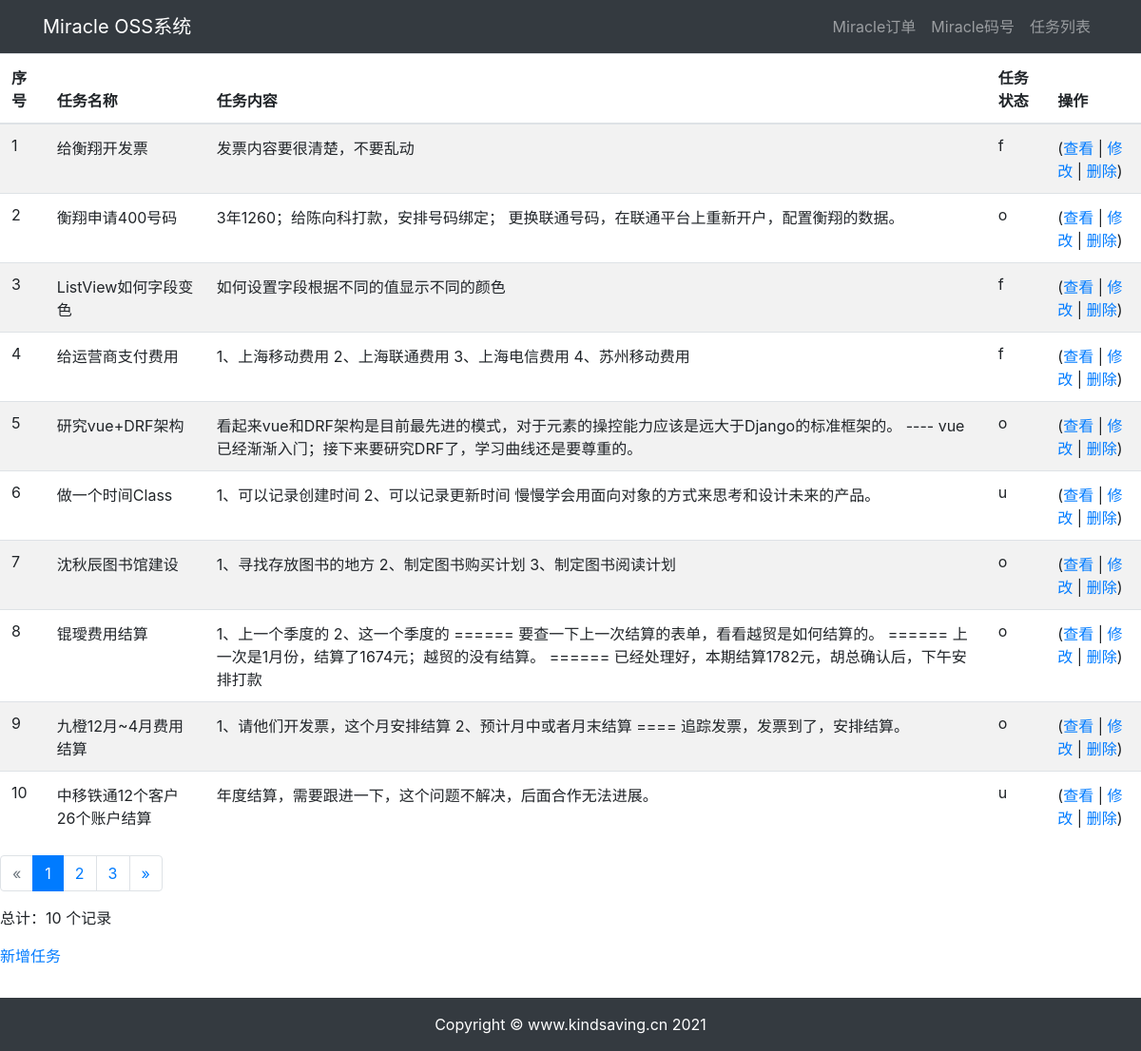
The page /tasks/ on the database as committed earlier.
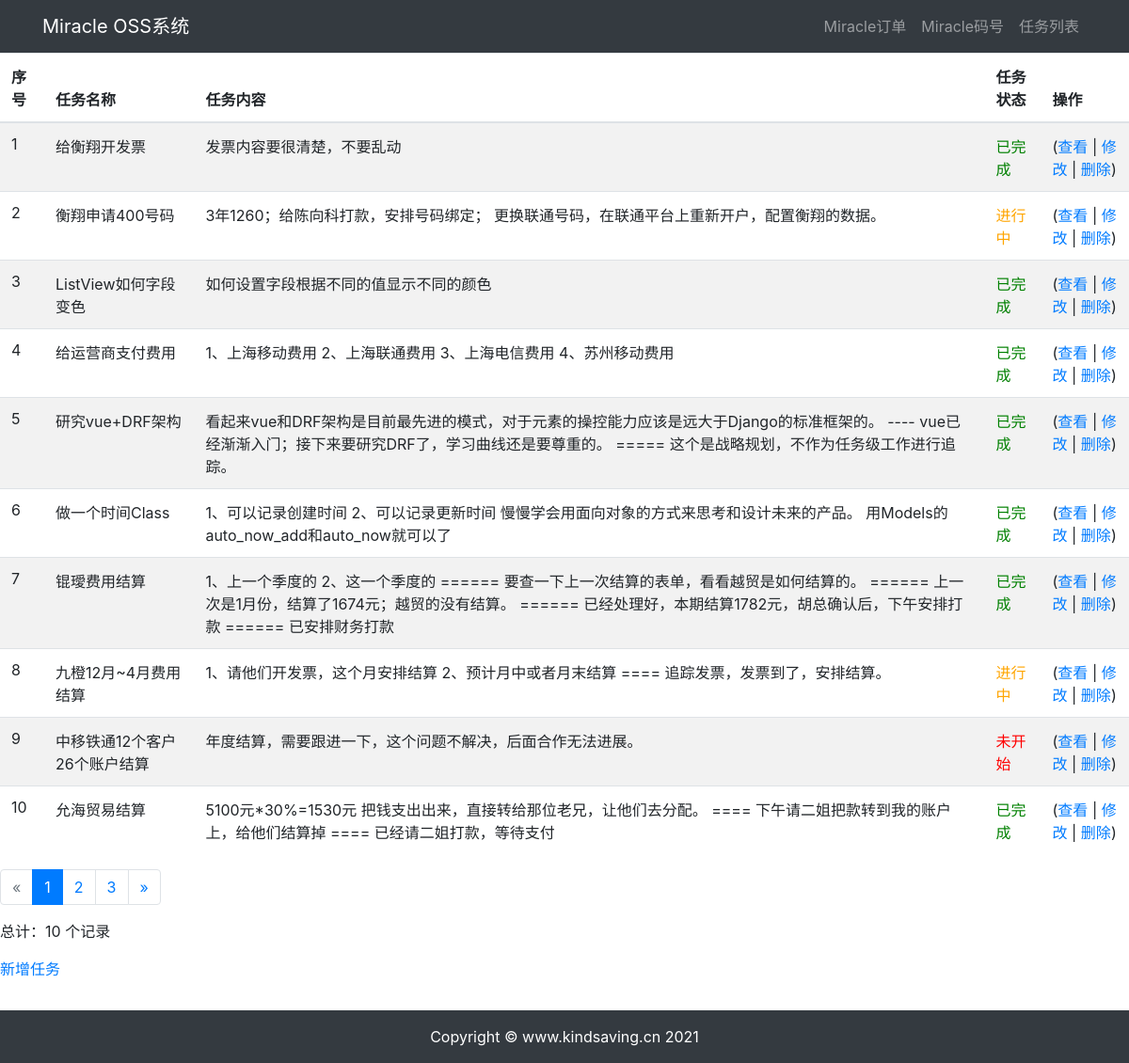
The same page on the database as committed later.
### tasks/models.py (models this page shows)
class Task(models.Model):
    tasktype = models.CharField(verbose_name='任务类型', default='账务管理', max_length=8, choices=Tasktype.choices)
    name = models.CharField(verbose_name="任务名称", max_length=65, unique=True)
    content = models.TextField(verbose_name="任务内容", default=" ")
    status = models.CharField(verbose_name="状态", max_length=8, choices=Status.choices)
    createdtime = models.DateTimeField(auto_now_add=True)
    updatedtime = models.DateTimeField(auto_now=True)
    def short_content(self):
        if len(str(self.content)) > 60:
            return '{}...'.format(str(self.content)[0:60])
        else:
            return str(self.content)
    short_content.short_description = u"内容"
    def colored_status(self):
        if self.status == '已完成':
            color_code = 'green'
        elif self.status == '进行中':
            color_code = 'orange'
        else:
            color_code = 'red'
        return format_html(
            '<span style="color: {};">{}</span>',
            color_code,
            self.status,
        )
    colored_status.short_description = u"状态"
    class Meta:
        verbose_name_plural = 'Miracle任务'

### tasks/views.py (the view)
# urls.py: path('', views.TaskListView.as_view(), name='task_list'),
class TaskListView(ListView):
    model = Task
    context_object_name = 'tasks'
    paginate_by = 10

### tasks/templates/tasks/task_list.html (shortened to what this page needs)
{% extends "base.html" %}
{% block content %}
{% load widget_tweaks %}
<table class="table table-striped">
    <thead>
        <tr>
            <th>序号</th>
            <th>任务名称</th>
            <th>任务内容</th>
            <th data-formatter="displaycolor"><span>任务状态</span></th>
            <th>操作</th>
        </tr>
    </thead>
    <tbody>
{% for task in tasks %}
        <tr>
            <td>
{{ forloop.counter }}
            </td>
            <td>
{{ task.name }}
            </td>
            <td>
{{ task.content }}
            </td>
            {% if task.get_status_display == "未开始" %}
            <td style="color: red">
            {%elif task.get_status_display == "进行中" %}
            <td style="color: orange">
            {%elif task.get_status_display == "已完成" %}
            <td style="color: green">
            {% else %}
            <td>
            {%endif%}
                <span>{{ task.get_status_display }}</span>
            </td>
            <td>
         (<a href="{% url 'tasks:task_detail' task.id %}">查看</a> | <a href="{% url 'tasks:task_update' task.id %}">修改</a> |
         <a href="{% url 'tasks:task_delete' task.id %}">删除</a>)
            </td>
{% endfor %}
        </tr>
    </tbody>
</table>
{% if is_paginated %}
     <ul class="pagination">
{% if page_obj.has_previous %}
         <li class="page-item"><a class="page-link" href="?page={{page_obj.previous_page_number}}">&laquo;</a></li>
{% else %}
         <li class="page-item disabled"><span class="page-link">&laquo;</span></li>
{% endif %}
         {% for i in paginator.page_range %}
         {% if page_obj.number == i %}
         <li class="page-item active"><span class="page-link"> {{ i }} <span class="sr-only">(current)</span></span></li>
{% else %}
               <li class="page-item"><a class="page-link" href="?page={{ i }}">{{ i }}</a></li>
{% endif %}
         {% endfor %}
         {% if page_obj.has_next %}
         <li class="page-item"><a class="page-link" href="?page={{ page_obj.next_page_number }}">&raquo;</a></li>
{% else %}
         <li class="page-item disabled"><span class="page-link">&raquo;</span></li>
{% endif %}
     </ul>
{% endif %}
<p>总计：{{tasks.count}} 个记录</p>
 <p> <a href="{% url 'tasks:task_create' %}">新增任务</a></p>
{% endblock content %}

Rows that differ between the two databases and show on the page:
removed Task: name "沈秋辰图书馆建设", content "1、寻找存放图书的地方 2、制定图书购买计划 3、制定图书阅读计划", status "o"
changed Task "给衡翔开发票": status "f" → "已完成"
changed Task "衡翔申请400号码": status "o" → "进行中"
changed Task "ListView如何字段变色": status "f" → "已完成"
changed Task "给运营商支付费用": status "f" → "已完成"
changed Task "研究vue+DRF架构": content "看起来vue和DRF架构是目前最先进的模式，对于元素的操控能力应该是远大于Django的标准框架的。 ---- vue已经渐渐入门；接下来要研究DRF了，学习曲线还是要尊重的。" → "看起来vue和DRF架构是目前最先进的模式，对于元素的操控能力应该是远大于Django的标准框架的。 ---- vue已经渐渐入门；接下来要研究DRF了，学习曲线还是要尊重的。 ===== 这个是战略规划，不作为任务级工作进行追踪。"; status "o" → "已完成"
changed Task "做一个时间Class": content "1、可以记录创建时间 2、可以记录更新时间 慢慢学会用面向对象的方式来思考和设计未来的产品。" → "1、可以记录创建时间 2、可以记录更新时间 慢慢学会用面向对象的方式来思考和设计未来的产品。 用Models的auto_now_add和auto_now就可以了"; status "u" → "已完成"
changed Task "锟璦费用结算": content "1、上一个季度的 2、这一个季度的 ====== 要查一下上一次结算的表单，看看越贸是如何结算的。 ====== 上一次是1月份，结算了1674元；越贸的没有结算。 ====== 已经处理好，本期结算1782元，胡总确认后，下午安排打款" → "1、上一个季度的 2、这一个季度的 ====== 要查一下上一次结算的表单，看看越贸是如何结算的。 ====== 上一次是1月份，结算了1674元；越贸的没有结算。 ====== 已经处理好，本期结算1782元，胡总确认后，下午安排打款 ====== 已安排财务打款"; status "o" → "已完成"
changed Task "九橙12月~4月费用结算": status "o" → "进行中"
changed Task "中移铁通12个客户26个账户结算": status "u" → "未开始"
now on this page (row edited): Task: name "允海贸易结算", content "5100元*30%=1530元 把钱支出出来，直接转给那位老兄，让他们去分配。 ==== 下午请二姐把款转到我的账户上，给他们结算掉 ==== 已经请二姐打款，等待支付", status "已完成"
